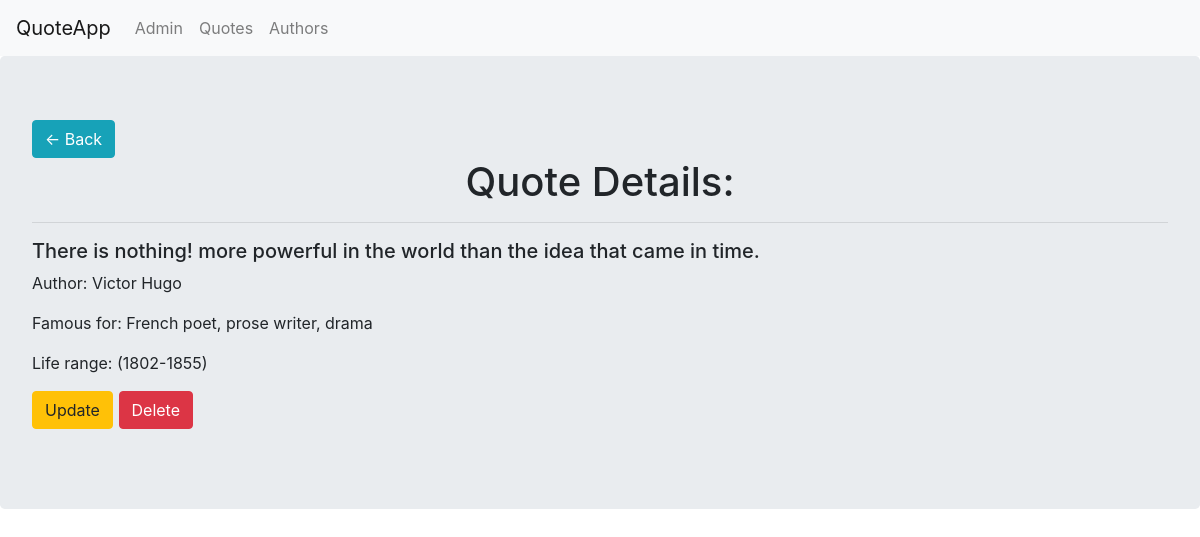
/basic_app/quotes/11/, run on the app's committed database.
### basic_app/models.py (models this page shows, shortened)
class QuotePost(models.Model):
    quoteDesription = models.CharField(max_length=128)
    quoteAuthor = models.ForeignKey(QuoteAuthor,on_delete = models.CASCADE,related_name ='quotesOfMan')

class QuoteAuthor(models.Model):
    author = models.CharField(max_length=64,unique=True)
    famousFor = models.CharField(max_length=32)
    lifeRange = models.CharField(max_length=64)
    def __str__(self):
        return self.author

### basic_app/views.py (the view)
# urls.py: path('quotes/<int:pk>/', views.QuoteDetailView.as_view(), name='detail'),
class QuoteDetailView(DetailView):
    context_object_name = 'quote_detail'
    model = QuotePost
    template_name = 'basic_app/quote_detail.html'

### templates/basic_app/quote_detail.html
<!DOCTYPE html>
{% extends "basic_app/base.html" %}
{% block body_block %}
{% if quote_detail %}
<div class="jumbotron">
  <a href="{% url 'basic_app:quotes' %}" class="btn btn-info" role="button" aria-pressed="true"><- Back</a>
  <div class="text-center">
    <h1 class="">Quote Details:</h1>
  </div>
  <hr>
  <h5 class="">{{quote_detail.quoteDesription}}</h5>
  <p>Author: {{quote_detail.quoteAuthor}}</p>
  <p>Famous for: {{quote_detail.quoteAuthor.famousFor}}</p>
  <p>Life range: {{quote_detail.quoteAuthor.lifeRange}}</p>
  <p class="lead">
    <a href="{% url 'basic_app:quote_update' pk=quote_detail.pk %}" class="btn btn-warning" role="button">Update</a>
    <a href="{% url 'basic_app:quote_delete' pk=quote_detail.pk %}" class="btn btn-danger" role="button">Delete</a>
  </p>
</div>
{% endif %}
{% endblock %}

### data on the page
QuotePost: quoteDesription "There is nothing! more powerful in the world than the idea that came in time.", quoteAuthor "Victor Hugo", quoteAuthor.famousFor "French poet, prose writer, drama", quoteAuthor.lifeRange "(1802-1855)"
